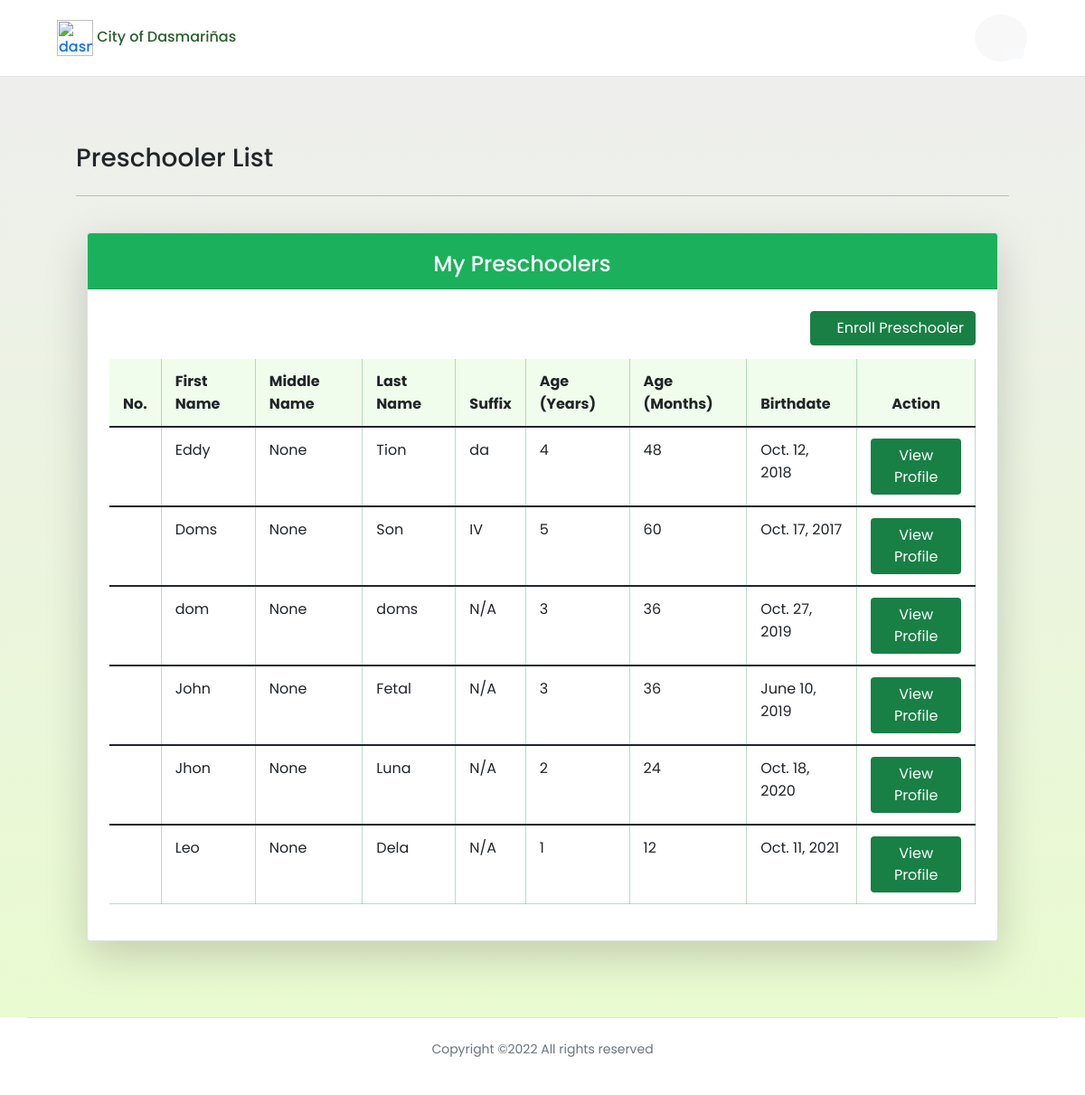
The app's page /home (signed in), older data.
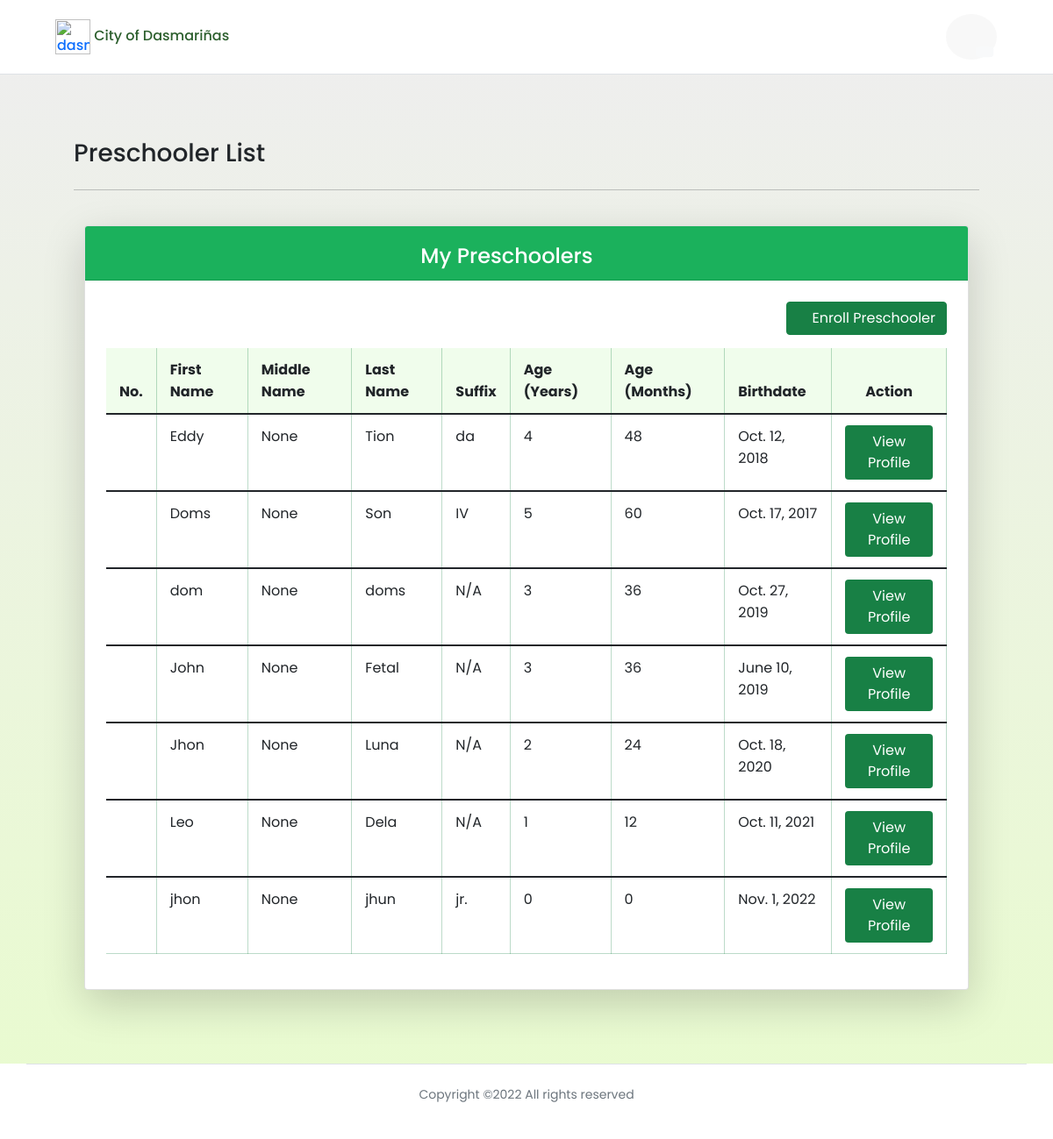
The same page, newer data.
### profilingApp/models.py (models this page shows, shortened)
class Preschooler(Model):
    GENDER = [('Male', 'Male'),
              ('Female', 'Female'),]
    parent = models.ForeignKey(Parent, on_delete=CASCADE)
    first_name = models.CharField(max_length=100)
    last_name = models.CharField(max_length=100)
    middle_name = models.CharField(max_length=100)
    suffix_name = models.CharField(max_length=100, null=True, blank=True)
    birthday = models.DateField(null=True, blank=True)
    height = models.FloatField(null=True, validators=[MinValueValidator(45.0), MaxValueValidator(120.0)])
    weight = models.FloatField(null=True, validators=[MinValueValidator(1.0), MaxValueValidator(28.0)])
    gender = models.CharField(max_length=100, choices=GENDER, null=True)
    date_measured = models.DateField(null=True, blank=True)
    health_problem = models.CharField(max_length=500, null=True)
    def age_years(self):
        return int(date.today().year - self.birthday.year)
    def age_months(self):
        return int((date.today().year - self.birthday.year) * 12)
    @property
    def bmi_tag(self):
        calculator = Calculator(adjust_height_data=False, adjust_weight_scores=False,
                       include_cdc=False, logger_name='pygrowup',
                       log_level='INFO')
        try:
            age_months = int((date.today().year - self.birthday.year) * 12)
            whfa_value = float(calculator.wfl(self.weight, age_months, helpers.get_good_sex(str(self.gender)), self.height))
            if whfa_value > 2.0:
                return 'ABOVE NORMAL'
            elif whfa_value >= -2.0 and whfa_value <= 2.0:
                return 'NORMAL'
            elif whfa_value >= -3.0 and whfa_value < -2.0:
                return 'BELOW NORMAL'
            else:
                return 'SEVERE'
        except:
            pass

### profilingApp/views.py (the view, shortened to what this page needs)
# urls.py: path('home', views.parent_home, name='parent_home'),
@login_required(login_url='login_registration')
def parent_home(request):
    parent_user = Parent.objects.get(user_id=request.user.id)
    preschooler = Preschooler.objects.filter(parent=parent_user)
    context = {'preschoolers': preschooler}
    return render(request, 'activities/Parent Home.html', context)

### profilingApp/templates/activities/Parent Home.html (shortened to what the changed rows need)
{% load static %}
<html lang="en">
<head>
    <link rel="stylesheet" href="{% static '/CSS/DataTables/datatables.min.css' %}">
    <link rel="stylesheet" href="{% static '/CSS/styles.css' %}">
    <link rel="stylesheet" href="{% static '/CSS/font-awesome/css/all.min.css' %}">
    <link rel="stylesheet" href="{% static '/CSS/css/bootstrap.min.css' %}">
</head>
<body>
    <div id="grid" class="container-fluid" style="padding:7%; margin-top:50px;">
    <div class="container text-black">
            <div class="row">
                <div class="col">
                    <div class="card shadow-lg bg-white rounded h-100">
                        <div class="card-body p-4">
                        <div class="table-responsive">
                            <table class="table table-hover table-cell-border" id="preschoolers_table">
                                <thead>
                                    <tr>
                                        <th scope="col">No.</th>
                                        <th scope="col">First Name</th>
                                        <th scope="col">Middle Name</th>
                                        <th scope="col">Last Name</th>
                                        <th scope="col">Suffix</th>
                                        <th scope="col">Age (Years)</th>
                                        <th scope="col">Age (Months)</th>
                                        <th scope="col">Birthdate</th>
                                        <th scope="col" class="nosort text-center">Action</th>
                                    </tr>
                                </thead>
                                <tbody>
                                    {% for preschooler in preschoolers %}
                                    <tr>
                                        <td></td>
                                        <td>{{ preschooler.first_name }}</td>
                                        <td>{{ preschooler.bmi_tag }}</td>
                                        <td>{{ preschooler.last_name }}</td>
                                        {% if preschooler.suffix_name is None %}
                                            <td>N/A</td>
                                        {% elif preschooler.suffix_name == '' %}
                                            <td>N/A</td>
                                        {% else %}
                                            <td>{{ preschooler.suffix_name }}</td>
                                        {% endif %}
                                        <td>{{ preschooler.age_years }}</td>
                                        <td>{{ preschooler.age_months }}</td>
                                        <td>{{ preschooler.birthday }}</td>
                                        <td style="text-align: center;">
                                            <div>
                                                <a href="{% url 'parent_preschooler' preschooler.id %}"><button type="button" style="background-color: #188045; color: white;" class="btn">View Profile</button></a>
                                            </div>
                                        </td>
                                    </tr>
                                </tbody>
                                {% endfor %}
                            </table>
                        </div>
                    </div>
                    </div>
                </div>
            </div>
        </div>
    </div>
</body>

Row changes from the older to the newer data that the page shows:
added Preschooler: first_name "jhon", bmi_tag "None", last_name "jhun", suffix_name "jr.", age_years "0", age_months "0", birthday "Nov. 1, 2022"
